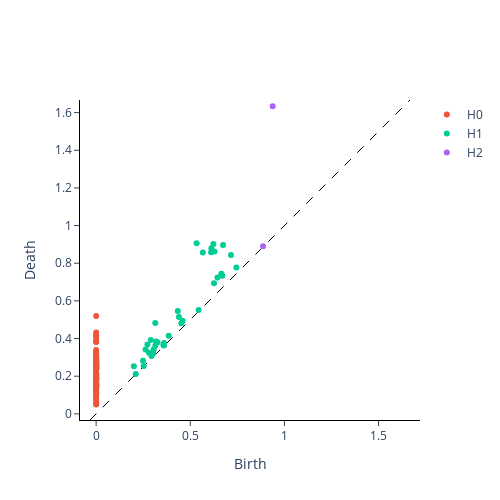

Source (notebook cell):
### Code cell
plot_diagram(diagrams[11]).show()  # Sphere
